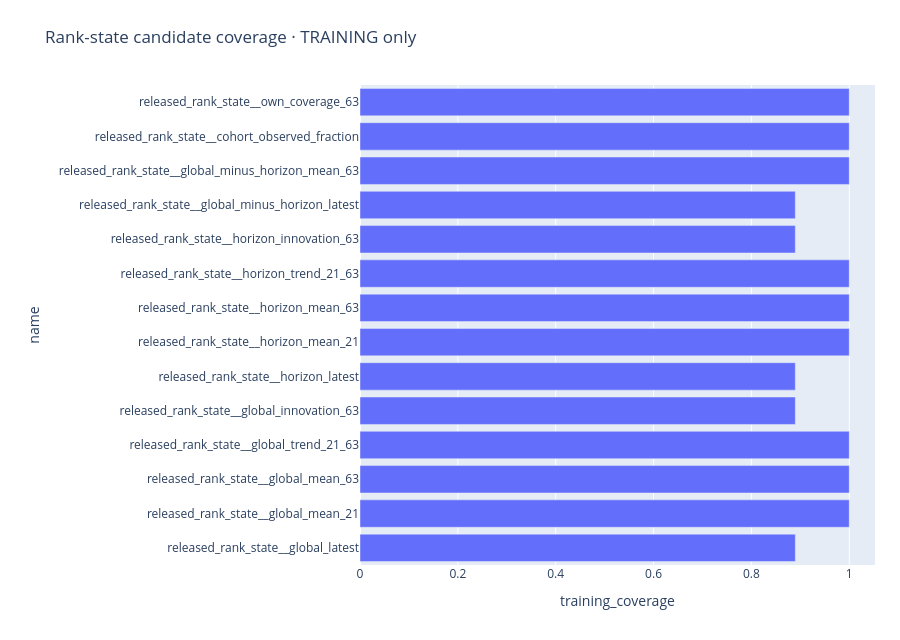

The cell this chart's notebook holds for it:
### Markdown cell above
## Training coverage

### Code cell
figures[7][1].show()

### Figure 1 — Plotly figure (JSON) as saved in the notebook; plotly's stock layout.template omitted (floating-point values rounded to 4 significant figures)
{"data": [{"hovertemplate": "training_coverage=%{x}<br>name=%{y}<extra></extra>", "legendgroup": "", "marker": {"color": "#636efa", "pattern": {"shape": ""}}, "name": "", "orientation": "h", "showlegend": false, "textposition": "auto", "type": "bar", "x": [0.8898, 1.0, 1.0, 1.0, 0.8898, 0.8898, 1.0, 1.0, 1.0, 0.8898, 0.8898, 1.0, 1.0, 1.0], "xaxis": "x", "y": ["released_rank_state__global_latest", "released_rank_state__global_mean_21", "released_rank_state__global_mean_63", "released_rank_state__global_trend_21_63", "released_rank_state__global_innovation_63", "released_rank_state__horizon_latest", "released_rank_state__horizon_mean_21", "released_rank_state__horizon_mean_63", "released_rank_state__horizon_trend_21_63", "released_rank_state__horizon_innovation_63", "released_rank_state__global_minus_horizon_latest", "released_rank_state__global_minus_horizon_mean_63", "released_rank_state__cohort_observed_fraction", "released_rank_state__own_coverage_63"], "yaxis": "y"}], "layout": {"barmode": "relative", "height": 640, "legend": {"title": {"text": ""}, "tracegroupgap": 0}, "margin": {"b": 75, "l": 360, "r": 25, "t": 85}, "title": {"text": "Rank-state candidate coverage · TRAINING only"}, "xaxis": {"anchor": "y", "domain": [0, 1], "title": {"text": "training_coverage"}}, "yaxis": {"anchor": "x", "domain": [0, 1], "title": {"text": "name"}}}}
